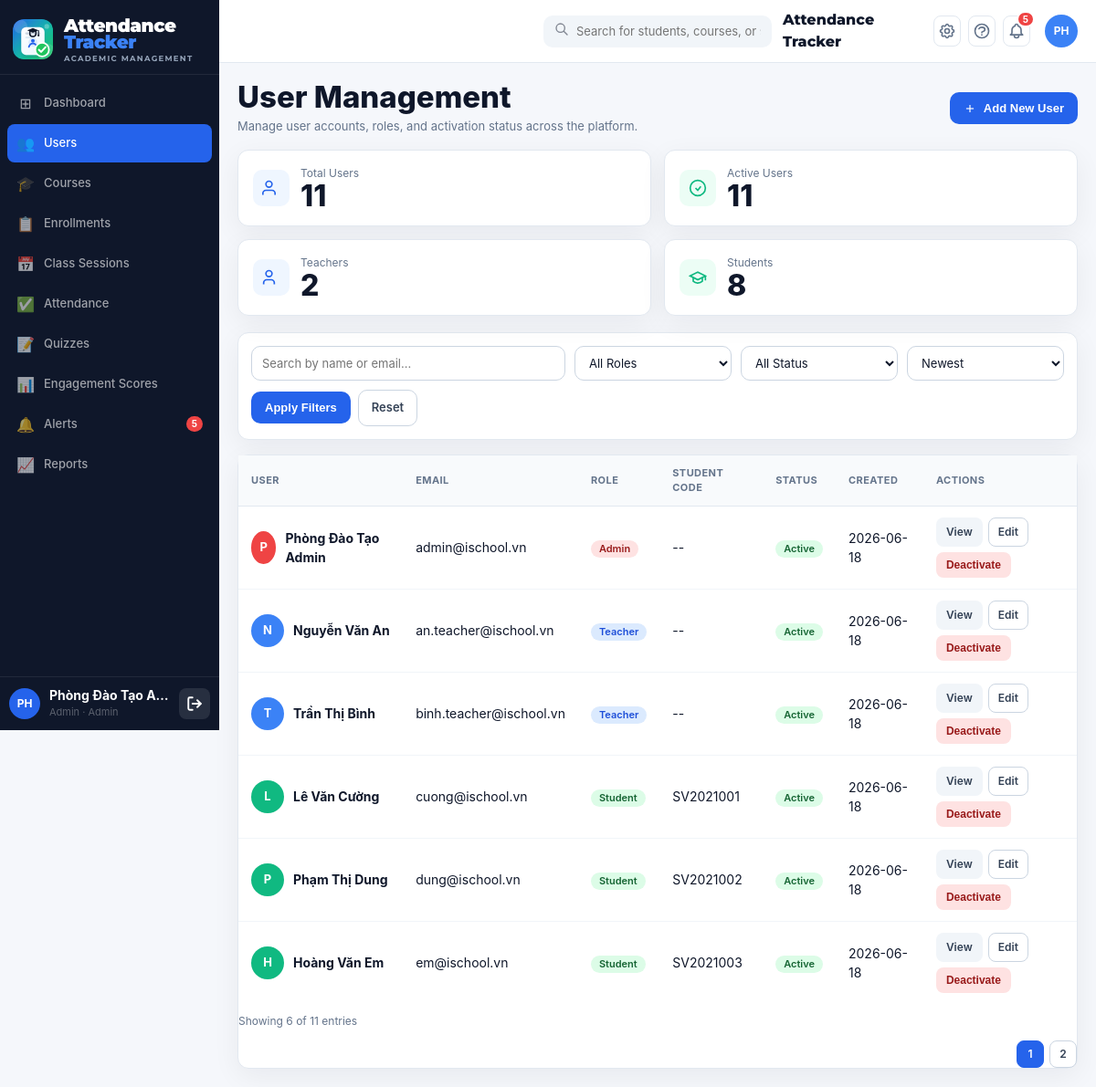
The page /public/index.php?page=admin_users (signed in) on the database its author committed.
### tables this page shows
CREATE TABLE IF NOT EXISTS `users` (
    `id`            INT UNSIGNED NOT NULL AUTO_INCREMENT,
    `full_name`     VARCHAR(100) NOT NULL,
    `email`         VARCHAR(100) NOT NULL,
    `password_hash` VARCHAR(255) NOT NULL,
    `role`          ENUM('admin','teacher','student') NOT NULL DEFAULT 'student',
    `student_code`  VARCHAR(20)  DEFAULT NULL COMMENT 'Mã sinh viên – NULL nếu không phải student',
    `phone`         VARCHAR(20)  DEFAULT NULL,
    `avatar`        VARCHAR(255) DEFAULT NULL,
    `is_active`     TINYINT(1)   NOT NULL DEFAULT 1,
    `created_at`    DATETIME     NOT NULL DEFAULT CURRENT_TIMESTAMP,
    `updated_at`    DATETIME     NOT NULL DEFAULT CURRENT_TIMESTAMP ON UPDATE CURRENT_TIMESTAMP,
    PRIMARY KEY (`id`),
    UNIQUE KEY `uq_email` (`email`),
    UNIQUE KEY `uq_student_code` (`student_code`),
    INDEX `idx_role`      (`role`),
    INDEX `idx_is_active` (`is_active`)
);

### controllers/user_controller.php (called while the page is built, shortened)
<?php
require_once __DIR__ . '/../models/user_model.php';
class UserController
{
    private UserModel $model;
    public function __construct()
    {
        $this->model = new UserModel();
    }
    public function index(): void
    {
        $filters = [
            'search' => trim($_GET['search'] ?? ''),
            'role' => $_GET['role'] ?? '',
            'status' => $_GET['status'] ?? '',
            'sort' => $_GET['sort'] ?? 'newest',
            'page' => max(1, (int)($_GET['p'] ?? 1)),
        ];
        $users = $this->model->getAllUsers($filters);
        $totalCount = $this->model->countUsers($filters);
        $stats = $this->model->getUserStats();
        $perPage = $this->model->getPerPage();
        $totalPages = max(1, (int)ceil($totalCount / $perPage));
        $currentPageNum = max(1, min($filters['page'], $totalPages));
        require APP_ROOT . '/views/admin/users/index.php';
    }
}

### config/database.php (called while the page is built, shortened)
<?php
class Database
{
    private static ?Database $instance = null;
    private PDO $pdo;
    private function __construct()
    {
        $dsn = sprintf(
            'mysql:host=%s;port=%s;dbname=%s;charset=%s',
            DB_HOST, DB_PORT, DB_NAME, DB_CHARSET
        );
        $options = [
            PDO::ATTR_ERRMODE            => PDO::ERRMODE_EXCEPTION,
            PDO::ATTR_DEFAULT_FETCH_MODE => PDO::FETCH_ASSOC,
            PDO::ATTR_EMULATE_PREPARES   => false,
        ];
        try {
            $this->pdo = new PDO($dsn, DB_USER, DB_PASS, $options);
        } catch (PDOException $e) {
            if (APP_ENV === 'development') {
                die('<h3 style="color:red">Database Error: ' . $e->getMessage() . '</h3>');
            } else {
                die('<h3>Lỗi hệ thống. Vui lòng thử lại sau.</h3>');
            }
        }
    }
    public static function getInstance(): Database
    {
        if (self::$instance === null) {
            self::$instance = new self();
        }
        return self::$instance;
    }
    public function getConnection(): PDO
    {
        return $this->pdo;
    }
}

### models/user_model.php (called while the page is built, shortened)
<?php
require_once __DIR__ . '/../config/database.php';
class UserModel
{
    private PDO $db;
    private int $perPage = 6;
    public function __construct()
    {
        $this->db = Database::getInstance()->getConnection();
    }
    public function getAllUsers(array $filters = []): array
    {
        [$where, $params] = $this->buildWhere($filters);
        $orderBy = $this->buildOrderBy($filters['sort'] ?? 'newest');
        $page   = max(1, (int)($filters['page'] ?? 1));
        $offset = ($page - 1) * $this->perPage;
        $sql  = "SELECT * FROM users $where $orderBy LIMIT {$this->perPage} OFFSET $offset";
        $stmt = $this->db->prepare($sql);
        $stmt->execute($params);
        return $stmt->fetchAll(PDO::FETCH_ASSOC);
    }
    public function countUsers(array $filters = []): int
    {
        [$where, $params] = $this->buildWhere($filters);
        $stmt = $this->db->prepare("SELECT COUNT(*) FROM users $where");
        $stmt->execute($params);
        return (int)$stmt->fetchColumn();
    }
    private function buildWhere(array $filters): array
    {
        $conditions = ['1=1'];
        $params     = [];
        return ['WHERE ' . implode(' AND ', $conditions), $params];
    }
    private function buildOrderBy(string $sort): string
    {
        return match($sort) {
            'oldest' => 'ORDER BY created_at ASC',
            'name'   => 'ORDER BY full_name ASC',
            default  => 'ORDER BY created_at DESC',
        };
    }
    public function getUserStats(): array
    {
        return [
            'total'    => (int)$this->db->query("SELECT COUNT(*) FROM users")->fetchColumn(),
            'active'   => (int)$this->db->query("SELECT COUNT(*) FROM users WHERE is_active = 1")->fetchColumn(),
            'teachers' => (int)$this->db->query("SELECT COUNT(*) FROM users WHERE role = 'teacher'")->fetchColumn(),
            'students' => (int)$this->db->query("SELECT COUNT(*) FROM users WHERE role = 'student'")->fetchColumn(),
        ];
    }
    public function getPerPage(): int { return $this->perPage; }
}

### views/admin/users/index.php (the view, shortened to what this page needs)
<?php
require APP_ROOT . '/views/layouts/header.php';
$roleMap = [
    'admin' => 'badge-danger',
    'teacher' => 'badge-primary',
    'student' => 'badge-success',
];
function u_status_badge(int $status): string
{
    return $status === 1 ? 'badge-success' : 'badge-gray';
}
?>
<div class="admin-page-title">
  <div class="left">
    <h1>User Management</h1>
    <p>Manage user accounts, roles, and activation status across the platform.</p>
  </div>
  <button class="btn btn-primary" type="button" onclick="openUserModal()">
    <svg fill="none" viewBox="0 0 24 24" stroke="currentColor" stroke-width="2"><line x1="12" y1="5" x2="12" y2="19"/><line x1="5" y1="12" x2="19" y2="12"/></svg>
    Add New User
  </button>
</div>
<div class="stat-cards">
  <div class="card stat-card">
    <div class="stat-icon" style="background:#eff6ff">
      <svg fill="none" viewBox="0 0 24 24" stroke="#2563eb" stroke-width="2"><path d="M17 21v-2a4 4 0 0 0-4-4H5a4 4 0 0 0-4 4v2"/><circle cx="9" cy="7" r="4"/></svg>
    </div>
    <div><div class="stat-label">Total Users</div><div class="stat-value"><?= (int)$stats['total'] ?></div></div>
  </div>
  <div class="card stat-card">
    <div class="stat-icon" style="background:#ecfdf5">
      <svg fill="none" viewBox="0 0 24 24" stroke="#10b981" stroke-width="2"><circle cx="12" cy="12" r="10"/><polyline points="9 12 12 15 16 10"/></svg>
    </div>
    <div><div class="stat-label">Active Users</div><div class="stat-value"><?= (int)$stats['active'] ?></div></div>
  </div>
  <div class="card stat-card">
    <div class="stat-icon" style="background:#eff6ff">
      <svg fill="none" viewBox="0 0 24 24" stroke="#2563eb" stroke-width="2"><path d="M16 21v-2a4 4 0 0 0-4-4H6a4 4 0 0 0-4 4v2"/><circle cx="9" cy="7" r="4"/></svg>
    </div>
    <div><div class="stat-label">Teachers</div><div class="stat-value"><?= (int)$stats['teachers'] ?></div></div>
  </div>
  <div class="card stat-card">
    <div class="stat-icon" style="background:#ecfdf5">
      <svg fill="none" viewBox="0 0 24 24" stroke="#10b981" stroke-width="2"><path d="M22 10v6M2 10l10-5 10 5-10 5-10-5z"/><path d="M6 12v5c3 3 9 3 12 0v-5"/></svg>
    </div>
    <div><div class="stat-label">Students</div><div class="stat-value"><?= (int)$stats['students'] ?></div></div>
  </div>
</div>
<div class="card admin-toolbar">
  <form method="get" action="<?= APP_URL ?>/index.php">
    <div class="filter-grid">
      <input type="text" name="search" placeholder="Search by name or email..." value="<?= htmlspecialchars((string)$filters['search']) ?>">
      <select name="role">
        <option value="">All Roles</option>
      </select>
      <select name="status">
        <option value="">All Status</option>
      </select>
      <select name="sort">
        <option value="newest" <?= $filters['sort'] === 'newest' ? 'selected' : '' ?>>Newest</option>
      </select>
    </div>
    <div class="filter-actions">
      <button type="submit" class="btn btn-primary">Apply Filters</button>
      <a href="<?= APP_URL ?>/index.php?page=admin_users" class="btn btn-outline">Reset</a>
    </div>
  </form>
</div>
<div class="card">
  <div class="table-wrap">
    <table>
      <thead>
        <tr>
          <th>User</th>
          <th>Email</th>
          <th>Role</th>
          <th>Student Code</th>
          <th>Status</th>
          <th>Created</th>
          <th>Actions</th>
        </tr>
      </thead>
      <tbody>
      <?php foreach ($users as $user): ?>
        <tr>
          <td>
            <div class="list-row-user">
              <div class="avatar <?= $user['role'] === 'admin' ? 'avatar-red' : ($user['role'] === 'teacher' ? 'avatar-blue' : 'avatar-green') ?>">
                <?= strtoupper(substr((string)$user['full_name'], 0, 1)) ?>
              </div>
              <strong><?= htmlspecialchars((string)$user['full_name']) ?></strong>
            </div>
          </td>
          <td><?= htmlspecialchars((string)$user['email']) ?></td>
          <td><span class="badge <?= $roleMap[$user['role']] ?? 'badge-gray' ?>"><?= ucfirst((string)$user['role']) ?></span></td>
          <td><?= htmlspecialchars((string)($user['student_code'] ?: '--')) ?></td>
          <td><span class="badge <?= u_status_badge((int)$user['is_active']) ?>"><?= (int)$user['is_active'] === 1 ? 'Active' : 'Inactive' ?></span></td>
          <td><?= htmlspecialchars(date('Y-m-d', strtotime((string)$user['created_at']))) ?></td>
          <td>
            <div class="action-row">
              <a class="btn btn-sm" style="background:#f1f5f9;color:#334155" href="<?= APP_URL ?>/index.php?page=admin_users_show&id=<?= (int)$user['id'] ?>">View</a>
              <a class="btn btn-outline btn-sm" href="<?= APP_URL ?>/index.php?page=admin_users_edit&id=<?= (int)$user['id'] ?>">Edit</a>
              <?php if ((int)$user['is_active'] === 1): ?>
                <form method="post" action="<?= APP_URL ?>/index.php?page=admin_users_deactivate&id=<?= (int)$user['id'] ?>" onsubmit="return confirm('Deactivate this user?')">
                  <button class="btn btn-sm" style="background:#fee2e2;color:#991b1b">Deactivate</button>
                </form>
              <?php else: ?>
                <form method="post" action="<?= APP_URL ?>/index.php?page=admin_users_activate&id=<?= (int)$user['id'] ?>">
                  <button class="btn btn-sm" style="background:#dcfce7;color:#166534">Activate</button>
                </form>
              <?php endif; ?>
            </div>
          </td>
        </tr>
      <?php endforeach; ?>
      </tbody>
    </table>
  </div>
  <div class="list-meta">Showing <?= count($users) ?> of <?= (int)$totalCount ?> entries</div>
  <?php if ($totalPages > 1): ?>
    <div class="pagination">
      <?php for ($i = 1; $i <= $totalPages; $i++): ?>
        <a class="page-btn <?= $i === $currentPageNum ? 'active' : '' ?>" href="<?= APP_URL ?>/index.php?page=admin_users&search=<?= urlencode((string)$filters['search']) ?>&role=<?= urlencode((string)$filters['role']) ?>&status=<?= urlencode((string)$filters['status']) ?>&sort=<?= urlencode((string)$filters['sort']) ?>&p=<?= $i ?>">
          <?= $i ?>
        </a>
      <?php endfor; ?>
    </div>
  <?php endif; ?>
</div>
<?php require APP_ROOT . '/views/layouts/footer.php'; ?>

### public/assets/css/style.css (style rules this page uses)
:root { --primary: #2563eb; --primary-dark: #1d4ed8; --primary-soft: #eff6ff; --sidebar-bg: #0f172a; --text: #0f172a; --text-muted: #64748b; --line: #e2e8f0; --bg: #f5f7fb; --card: #ffffff; --success: #10b981; --warning: #f59e0b; --danger: #ef4444; --radius: 12px; --shadow: 0 8px 30px rgba(15, 23, 42, 0.06); }
*, *::before, *::after { box-sizing: border-box; }
body { margin: 0; font-family: "Inter", "Segoe UI", system-ui, sans-serif; background: var(--bg); color: var(--text); font-size: 14px; line-height: 1.5; }
a { color: inherit; }
.card { background: var(--card); border: 1px solid var(--line); border-radius: var(--radius); box-shadow: var(--shadow); }
.btn { display: inline-flex; align-items: center; justify-content: center; gap: 8px; border-radius: 10px; border: 1px solid transparent; padding: 9px 14px; cursor: pointer; text-decoration: none; font-weight: 600; font-size: 13px; transition: all 0.18s ease; }
.btn svg { width: 14px; height: 14px; }
.btn-primary { background: var(--primary); color: #fff; }
.btn-outline { border-color: #cbd5e1; color: #334155; background: #fff; }
.btn-sm { padding: 6px 10px; font-size: 12px; border-radius: 8px; }
.badge { display: inline-flex; align-items: center; justify-content: center; padding: 3px 9px; border-radius: 999px; font-size: 11px; font-weight: 600; line-height: 1.2; }
.badge-primary { background: #dbeafe; color: #1d4ed8; }
.badge-success { background: #dcfce7; color: #166534; }
.badge-danger { background: #fee2e2; color: #991b1b; }
.avatar { width: 36px; height: 36px; border-radius: 50%; color: #fff; font-size: 13px; font-weight: 700; display: inline-flex; align-items: center; justify-content: center; }
.avatar-blue { background: #3b82f6; }
.avatar-green { background: #10b981; }
.avatar-red { background: #ef4444; }
input[type="text"], input[type="email"], input[type="password"], input[type="date"], input[type="time"], input[type="number"], select, textarea { width: 100%; border: 1px solid #cbd5e1; border-radius: 10px; padding: 9px 11px; outline: none; font-size: 13px; font-family: inherit; color: #0f172a; background: #fff; transition: border-color 0.18s ease, box-shadow 0.18s ease; }
.table-wrap { overflow-x: auto; }
table { width: 100%; border-collapse: collapse; }
thead tr { background: #f8fafc; }
th { text-align: left; padding: 11px 14px; font-size: 11px; text-transform: uppercase; letter-spacing: 0.04em; color: #64748b; border-bottom: 1px solid var(--line); }
td { padding: 12px 14px; border-bottom: 1px solid #f1f5f9; vertical-align: middle; }
tbody tr:last-child td { border-bottom: none; }
.stat-cards { display: grid; grid-template-columns: repeat(4, minmax(0, 1fr)); gap: 14px; margin-bottom: 18px; }
.stat-card { padding: 16px; display: flex; align-items: center; gap: 12px; }
.stat-icon { width: 40px; height: 40px; border-radius: 10px; display: inline-flex; align-items: center; justify-content: center; }
.stat-icon svg { width: 20px; height: 20px; }
.stat-label { color: var(--text-muted); font-size: 12px; }
.stat-value { font-weight: 800; font-size: 32px; line-height: 1; }
.admin-page-title { display: flex; align-items: center; justify-content: space-between; gap: 14px; margin-bottom: 16px; }
.admin-page-title .left h1 { margin: 0 0 4px; font-size: 33px; font-weight: 800; line-height: 1.08; }
.admin-page-title .left p { margin: 0; color: var(--text-muted); font-size: 13px; }
.admin-toolbar { padding: 14px; margin-bottom: 16px; }
.filter-grid { display: grid; grid-template-columns: 2fr 1fr 1fr 1fr; gap: 10px; }
.filter-actions { margin-top: 10px; display: flex; align-items: center; gap: 8px; }
.list-meta { margin-top: 10px; font-size: 12px; color: #64748b; }
.pagination { display: flex; gap: 6px; align-items: center; justify-content: flex-end; margin-top: 12px; }
.page-btn { min-width: 30px; height: 30px; border: 1px solid #cbd5e1; border-radius: 8px; background: #fff; color: #334155; text-decoration: none; display: inline-flex; align-items: center; justify-content: center; font-size: 12px; font-weight: 600; }
.page-btn.active { background: var(--primary); border-color: var(--primary); color: #fff; }
.action-row { display: flex; align-items: center; gap: 6px; flex-wrap: wrap; }
.list-row-user { display: flex; align-items: center; gap: 10px; }
@media (max-width: 1200px) { .stat-cards { grid-template-columns: repeat(2, minmax(0, 1fr)); } }

### rows shown on the page
users: full_name "P", full_name "Phòng Đào Tạo Admin", email "admin@ischool.vn", role "Admin", student_code "--", is_active "Active", created_at "2026-06-18"
users: full_name "N", full_name "Nguyễn Văn An", email "an.teacher@ischool.vn", role "Teacher", student_code "--", is_active "Active", created_at "2026-06-18"
users: full_name "T", full_name "Trần Thị Bình", email "binh.teacher@ischool.vn", role "Teacher", student_code "--", is_active "Active", created_at "2026-06-18"
users: full_name "L", full_name "Lê Văn Cường", email "cuong@ischool.vn", role "Student", student_code "SV2021001", is_active "Active", created_at "2026-06-18"
users: full_name "P", full_name "Phạm Thị Dung", email "dung@ischool.vn", role "Student", student_code "SV2021002", is_active "Active", created_at "2026-06-18"
users: full_name "H", full_name "Hoàng Văn Em", email "em@ischool.vn", role "Student", student_code "SV2021003", is_active "Active", created_at "2026-06-18"

### other values the page prints
$item['icon'] "⊞"
$item['label'] "Dashboard"
$item['icon'] "👥"
$item['label'] "Users"
$item['icon'] "🎓"
$item['label'] "Courses"
$item['icon'] "📋"
$item['label'] "Enrollments"
$item['icon'] "📅"
$item['label'] "Class Sessions"
$item['icon'] "✅"
$item['label'] "Attendance"
$item['icon'] "📝"
$item['label'] "Quizzes"
$item['icon'] "📊"
